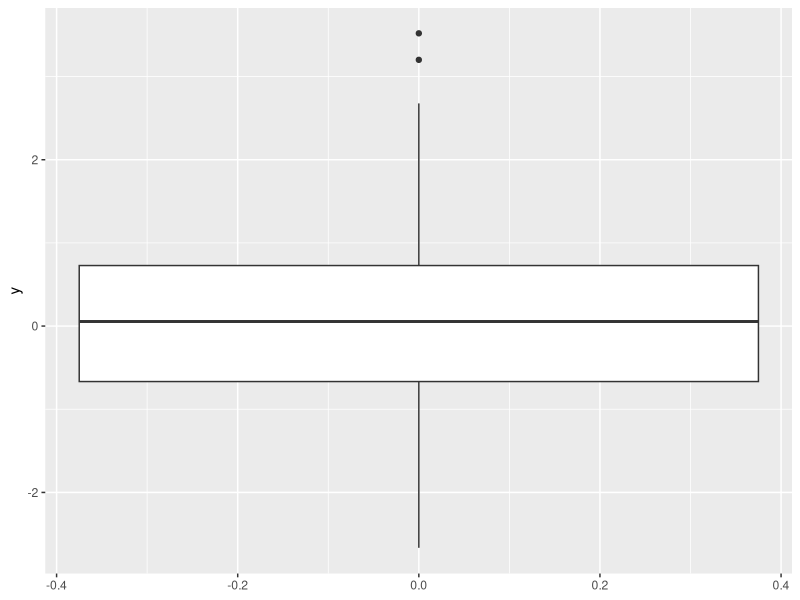
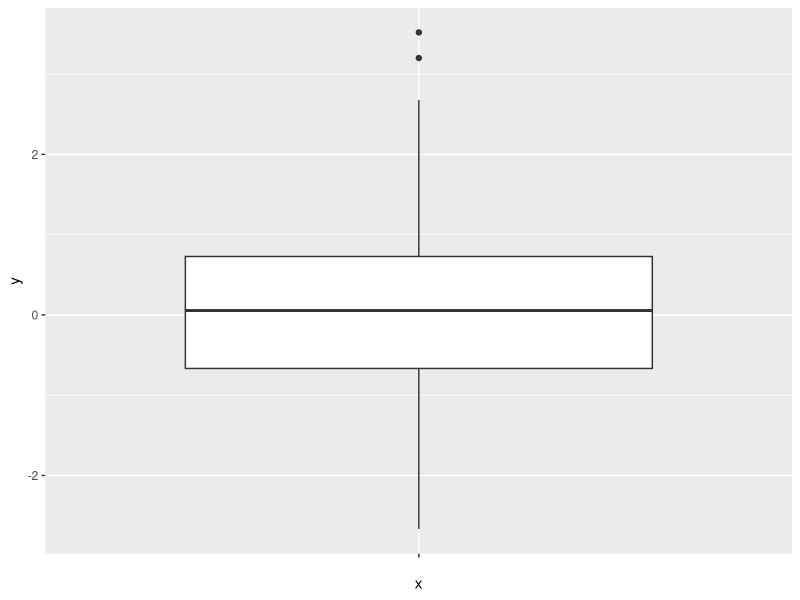
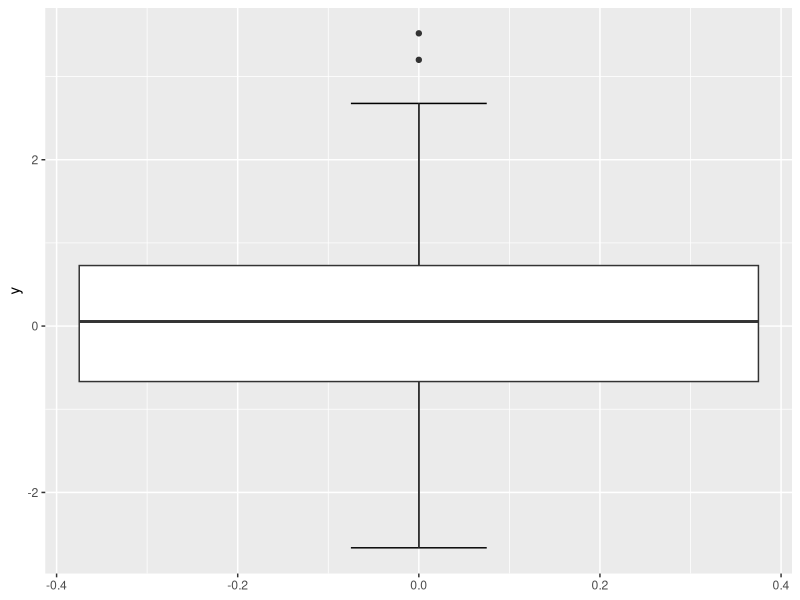
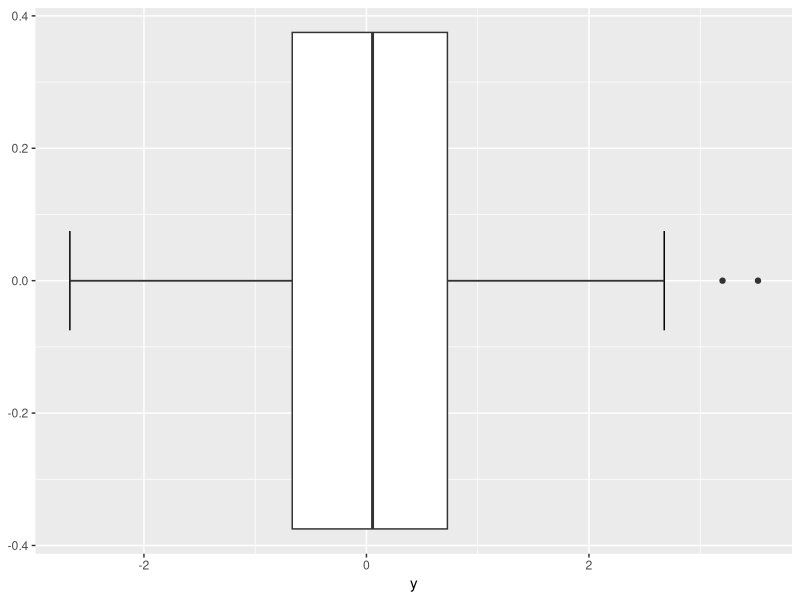
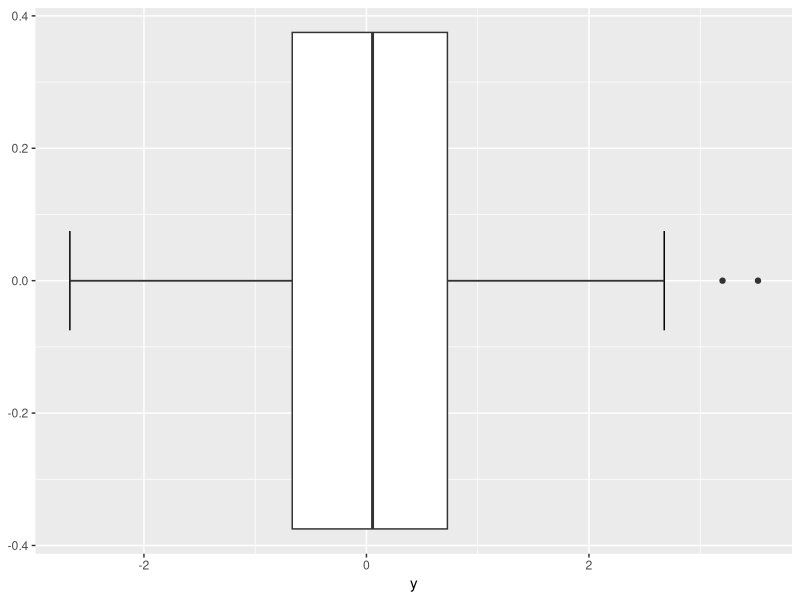
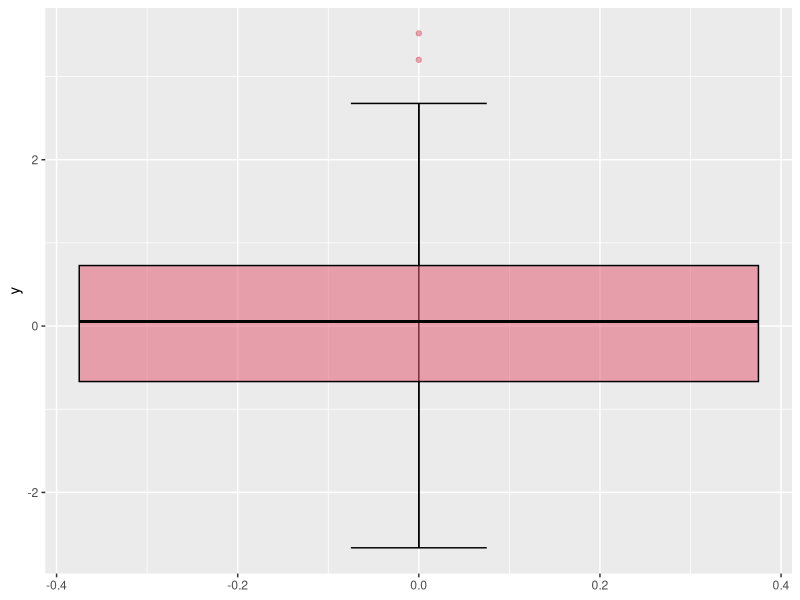
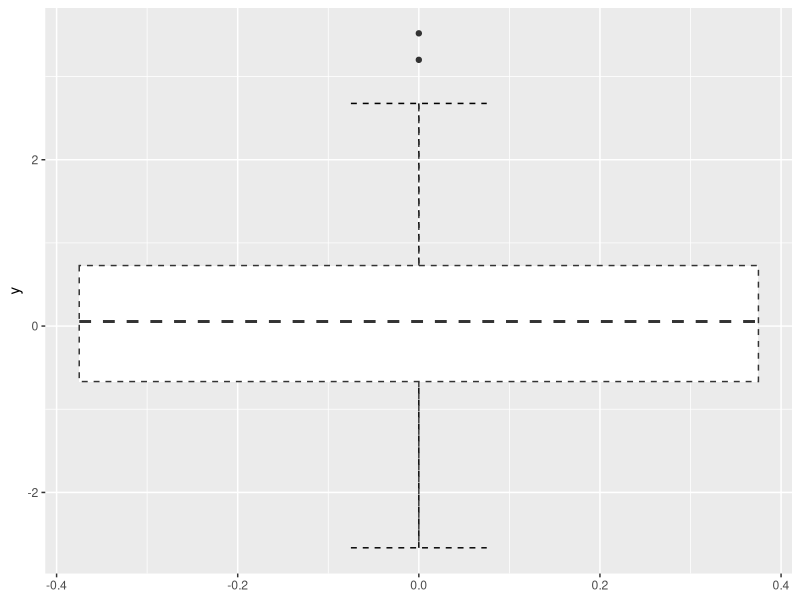

Write R code to recreate these figures, in order.
library(ggplot2)

# Data
set.seed(3)
y <- rnorm(500)
df <- data.frame(y)

# Basic box plot
ggplot(df, aes(y = y)) + 
  geom_boxplot()

# set x = "". 
# remove the values of the X axis and make the box plot thinner.
ggplot(df, aes(x = "", y = y)) + 
  geom_boxplot()

# Adding error bars (whiskers)
ggplot(df, aes(y = y)) + 
  stat_boxplot(geom = "errorbar",
               width = 0.15) + 
  geom_boxplot()

# Horizontal box plot

# Option 1: changing the argument
ggplot(df, aes(x = y)) + 
  stat_boxplot(geom = "errorbar",
               width = 0.15) + 
  geom_boxplot()

# Option 2: using coord_flip
ggplot(df, aes(y = y)) + 
  stat_boxplot(geom = "errorbar",
               width = 0.15) + 
  geom_boxplot() +
  coord_flip()

# Colors customization
ggplot(df, aes(y = y)) + 
  stat_boxplot(geom = "errorbar",
               width = 0.15,
               color = 1) +  # Error bar color
  geom_boxplot(fill = 2,           # Box color
               alpha = 0.5,        # Transparency
               color = 1,          # Border color
               outlier.colour = 2) # Outlier color

# Lines customization
ggplot(df, aes(y = y)) + 
  stat_boxplot(geom = "errorbar",
               width = 0.15,
               linetype = 2, # Line type
               lwd = 0.5) +  # Line width
  geom_boxplot(linetype = 2, # Line type
               lwd = 0.5)    # Line width
